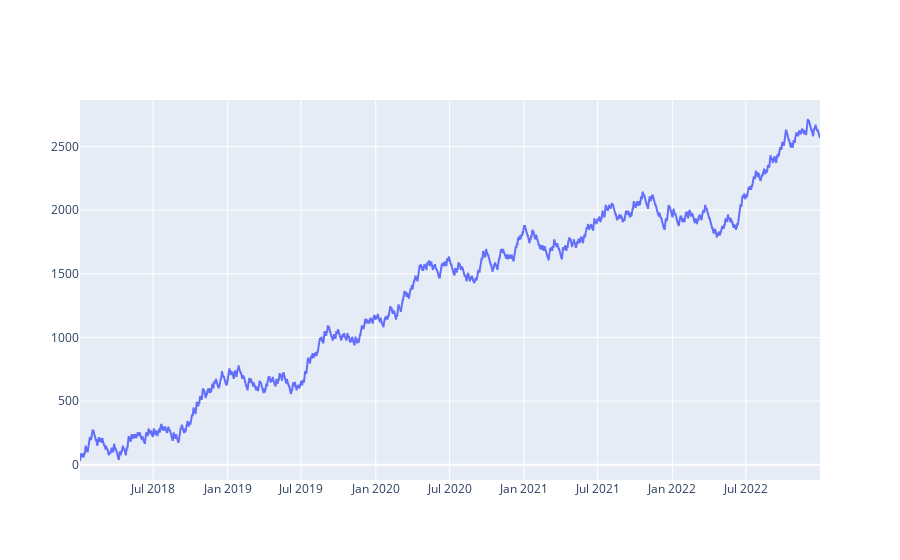

Notebook code cell kept with this figure:
### Code cell
def test_trade(pairname, granularity, date):
    # Get price data, pair instrument and date object
    price_data = get_price_data(pairname, granularity)
    i_pair = instrument.Instrument.get_instruments_dict()[pairname]
    # Trim price data to the day being tested
    df = get_day_data(date, price_data)
    # Calculate the range  
    range_min, range_max = calculate_pre_open_range(df)
    # Reset the index in the price data
    df.reset_index(drop=True, inplace=True)
    df = calculate_trades(df, range_min, range_max)
    df_trades = process_trades(df, i_pair)
    return df_trades

def run_pair(start_date, end_date, pairname, granularity):
    start_date = utils.get_utc_dt_from_string(start_date)
    end_date = utils.get_utc_dt_from_string(end_date)
    day_count = (end_date - start_date).days - 1
    days = []
    results = []
    for date in (start_date + datetime.timedelta(n) for n in range(day_count)):
        days.append(date)
        df = get_day_data(date, price_data) 
        if df.empty:
            results.append(0.0)
        else:
            df_trades = test_trade(pairname, granularity, date)
            if len(df_trades) == 2:
                gain = round(df_trades["GAIN"].iloc[-1], 5)
            elif len(df_trades) == 0:
                gain = 0
            results.append(gain)
    df_results = pd.DataFrame({"date": days, "pips": results})
    df_results["gain"] = df_results.pips.cumsum()
    return df_results

granularity = "M5"
start_date = "2018-01-02"
end_date = "2023-01-02"

pairs = ['GBP_USD']

fig = go.Figure()
for pairname in pairs:
    df_results = run_pair(start_date, end_date, pairname, granularity)
    fig.add_trace(
        go.Scatter(
            x=df_results.date,
            y=df_results.gain,
            line=dict(width=2),
            line_shape="linear",
            name=pairname,
        )
    )
fig.show()

### Figure 1 — Plotly figure (JSON) as saved in the notebook; plotly's stock layout.template omitted (floating-point values rounded to 4 significant figures; data arrays with more than 128 entries replaced by an {"elided": "..."} marker saying what was removed)
{"data": [{"line": {"shape": "linear", "width": 2}, "name": "GBP_USD", "type": "scatter", "x": {"elided": "1825 str values"}, "y": {"elided": "1825 int values"}}], "layout": {}}
